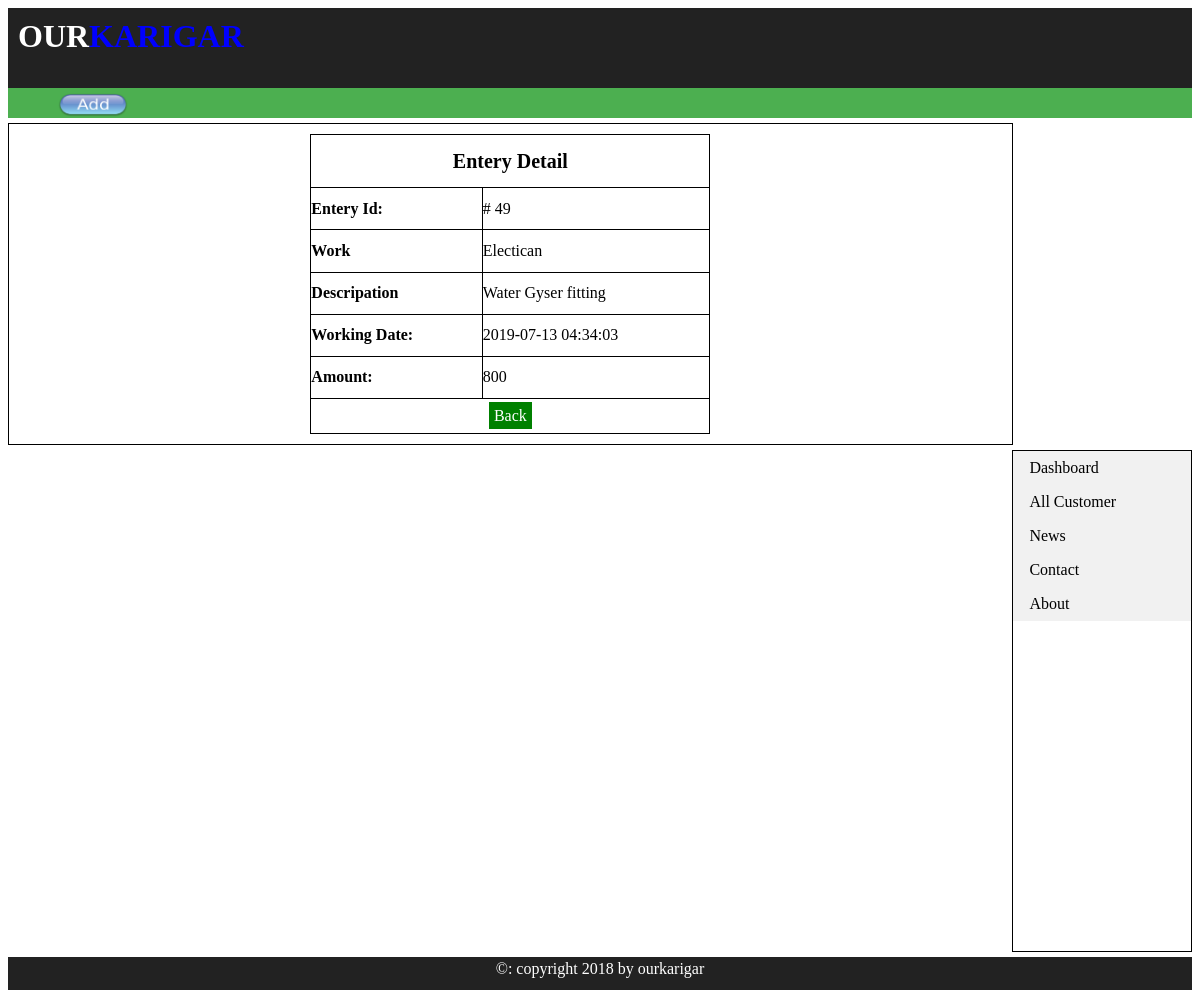
Page /view_work.php?en_id=49 on the committed database.
### tables this page shows
CREATE TABLE `entery` (
  `entery_id` int(50) NOT NULL,
  `cos_id` int(50) NOT NULL,
  `date` timestamp NOT NULL DEFAULT CURRENT_TIMESTAMP,
  `work` text NOT NULL,
  `wr_desc` text NOT NULL,
  `price` int(20) NOT NULL,
  `paid_amount` varchar(10) NOT NULL,
  `assign_to` text NOT NULL
);

### view_work.php (the view, shortened to what this page needs)
<?php
include("includes/db24.php");
?>
<html>
<head>
 <body>
  <div class="header"><strong><font size=6 style="color:white";>OUR</font><font size=6 style="color:Blue";>KARIGAR</font></strong>
  </div>
  <div class="navbar"><a href="add_costumer.php"><img src="images/add1.png" height="24" width="70"></a></div>
  <div class="left_content">
<?php
		$user = $_GET['en_id'];
        $get_user = "select * from entery where entery_id='$user'";
        $run_user = mysqli_query($con, $get_user);
        $row=mysqli_fetch_array($run_user);
	   $entery_id=$row['entery_id'];
      $work=$row['work'];
	  $wr_desc=$row['wr_desc'];
	  $date=$row['date'];
	  $price=$row['price'];
?>
<table align="center"width="400px"height="300px">
<tr><td align="center" colspan="2"style="font-size:20px;"><b> Entery Detail </b></td></tr>
  <tr>
  <td><b>Entery Id: </b></td>
  <td>  #
  <?php echo $entery_id;?>
  </td>
  </tr>
    <tr>
  <td><b>Work</b></td>
  <td>
 <?php echo $work;?>
  </td>
  </tr>
      <tr>
  <td><b>Descripation</b></td>
  <td>
 <?php echo $wr_desc;?>
  </td>
  </tr>
  <tr>
  <td><b>Working Date: </b></td>
  <td>
  <?php echo $date;?>
  </td>
  </tr>
    <tr>
  <td><b>Amount: </b></td>
  <td>
  <?php echo $price;?>
  </td>
  </tr>
<tr style="height:35px;">
	<td align="center" colspan="2"><a href="all_costumer.php"style="text-decoration:none; color:#fff;background: green;padding:5px;">Back</a>
  </tr>
  </table>
  </div>
  <div class="right_content">
    <ul>
	   <li><a href="index.php">Dashboard</a></li>
       <li><a href="all_costumer.php">All Customer</a></li>
       <li><a href="#news">News</a></li>
       <li><a href="#contact">Contact</a></li>
       <li><a href="#about">About</a></li>
    </ul>
  </div>
  <div class="footer"><div align="center" class="footer_text">&copy: copyright 2018 by ourkarigar</div></div>
 </body>
</html>

### view_work.php (style rules this page uses)
.header { padding-top:10px; padding-left:10px; height:70px; width:auto; background:#222; }
.navbar { padding-top:5px; padding-left:50px; height:25px; width:auto; background:#4caf50; }
.left_content { float:left; padding:10px; margin-top:5px; height:auto; width:83%; background:#fff; border:1px solid black; }
table,td { padding:0px; border:1px solid black; border-collapse: collapse; }
.right_content { float:right; margin-top:5px; height:500px; width:15%; background:#fff; border:1px solid black; }
ul { list-style-type: none; margin: 0; padding: 0; width: 100%; background-color: #f1f1f1; }
li a { display: block; color: #000; padding: 8px 16px; text-decoration: none; }
.footer { margin-top:5px; padding-top:3px; float:left; height:30px; width:100%; background:#222; }
.footer_text { color:#fff; }

### rows in the picture
entery: entery_id "49", work "Electican", wr_desc "Water Gyser fitting", date "2019-07-13 04:34:03", price "800"
